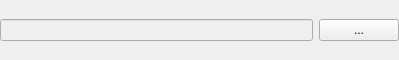
<?xml version="1.0" encoding="UTF-8"?>
<ui version="4.0">
 <class>woMaterialItemAddend</class>
 <widget class="QWidget" name="woMaterialItemAddend">
  <property name="geometry">
   <rect>
    <x>0</x>
    <y>0</y>
    <width>399</width>
    <height>60</height>
   </rect>
  </property>
  <property name="sizePolicy">
   <sizepolicy hsizetype="Expanding" vsizetype="Preferred">
    <horstretch>0</horstretch>
    <verstretch>0</verstretch>
   </sizepolicy>
  </property>
  <property name="windowTitle">
   <string>Form</string>
  </property>
  <layout class="QHBoxLayout" name="horizontalLayout">
   <property name="margin">
    <number>0</number>
   </property>
   <item>
    <layout class="QHBoxLayout">
     <property name="spacing">
      <number>6</number>
     </property>
     <item>
      <widget class="XLineEdit" name="_usedAt">
       <property name="enabled">
        <bool>false</bool>
       </property>
      </widget>
     </item>
     <item>
      <widget class="QPushButton" name="_booitemList">
       <property name="text">
        <string>...</string>
       </property>
      </widget>
     </item>
    </layout>
   </item>
  </layout>
 </widget>
 <customwidgets>
  <customwidget>
   <class>XLineEdit</class>
   <extends>QLineEdit</extends>
   <header>xlineedit.h</header>
  </customwidget>
 </customwidgets>
 <resources/>
 <connections/>
</ui>
